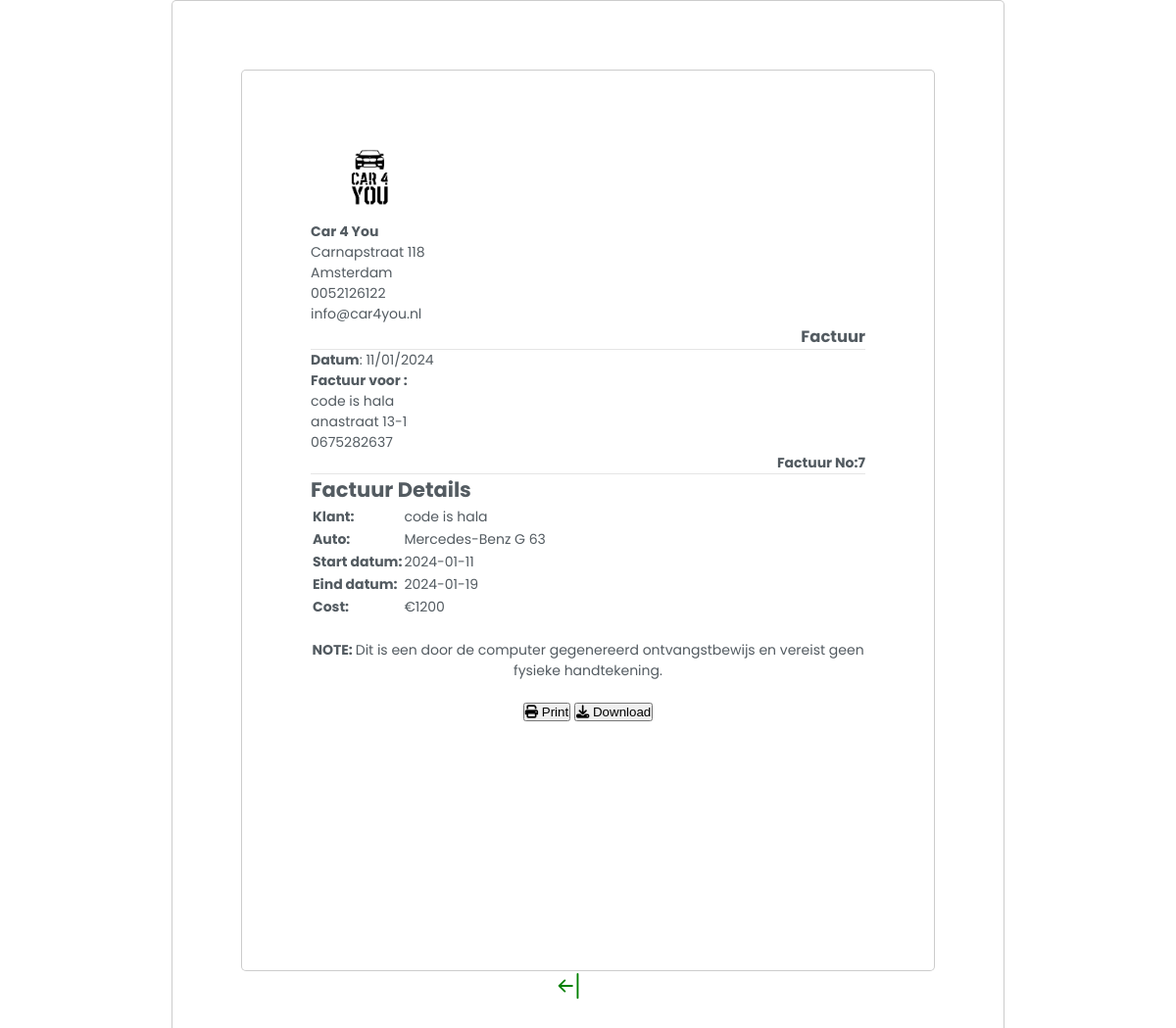
The app's page /factuur.php (signed in) with its own data.
### tables this page shows
CREATE TABLE `klanten` (
  `KlantID` int(11) NOT NULL,
  `Klant_naam` varchar(100) NOT NULL,
  `klant_achternaam` varchar(100) NOT NULL,
  `birthday` date NOT NULL,
  `Adres` varchar(255) NOT NULL,
  `Rijbewijsnummer` varchar(20) NOT NULL,
  `Telefoonnummer` varchar(15) DEFAULT NULL,
  `email` varchar(100) NOT NULL,
  `password` varchar(120) DEFAULT NULL,
  `AanmaakDatum` date NOT NULL DEFAULT current_timestamp()
);

CREATE TABLE `auto` (
  `AutoID` int(11) NOT NULL,
  `Name` varchar(200) NOT NULL,
  `Merk` varchar(50) NOT NULL,
  `Model` varchar(50) NOT NULL,
  `type` varchar(50) NOT NULL,
  `Jaar` date DEFAULT NULL,
  `Kenteken` varchar(20) NOT NULL,
  `kmafstand` int(11) NOT NULL,
  `Color` varchar(50) NOT NULL,
  `Transmissie` varchar(250) NOT NULL,
  `Brandstof` varchar(50) NOT NULL,
  `Prijs` int(11) NOT NULL,
  `imagename` varchar(200) NOT NULL
);

CREATE TABLE `verhuringen` (
  `VerhuurID` int(11) NOT NULL,
  `StartVerhuurdatum` date NOT NULL,
  `EindVerhuurdatum` date NOT NULL,
  `KlantID` int(11) NOT NULL,
  `AutoID` int(11) NOT NULL,
  `Kosten` int(11) NOT NULL
);

### db.php (called while the page is built, shortened)
<?php
class Database
{
    private $conn;
    public function __construct()
    {
        $this->host = 'localhost:3306';
        $this->user = 'root';
        $this->pass = '';
        $this->db = 'sui';
        $conn = "mysql:host=$this->host;dbname=$this->db";
        $this->conn = new PDO($conn, $this->user, $this->pass);
    }
    public function getUser($id = null)
    {
        $sql = 'SELECT * FROM klanten';
        $result = null;
        if ($id !== null) {
            $sql = 'SELECT * FROM klanten WHERE KlantID = :id';
            $stmt = $this->conn->prepare($sql);
            $stmt->bindParam(':id', $id, PDO::PARAM_INT);
            $stmt->execute();
            $result = $stmt->fetch(PDO::FETCH_ASSOC);
        } else {
            $stmt = $this->conn->query($sql);
            $result = $stmt->fetchAll(PDO::FETCH_ASSOC);
        }
        return $result;
    }
    public function gereserveerdeauto($klantID)
    {
        $sql = 'SELECT auto.* FROM verhuringen
        JOIN auto ON verhuringen.AutoID = auto.AutoID
        WHERE verhuringen.KlantID = :klantID';
        $stmt = $this->conn->prepare($sql);
        $stmt->bindParam(':klantID', $klantID, PDO::PARAM_INT);
        $stmt->execute();
        $result = $stmt->fetch(PDO::FETCH_ASSOC);
        return $result;
    }
    public function verhuring($id = null)
    {
        $sql = 'SELECT * FROM verhuringen';
        $result = null;
        if ($id !== null) {
            $sql = 'SELECT * FROM verhuringen WHERE KlantID = :id';
            $stmt = $this->conn->prepare($sql);
            $stmt->bindParam(':id', $id, PDO::PARAM_INT);
            $stmt->execute();
            $result = $stmt->fetch(PDO::FETCH_ASSOC);
        } else {
            $stmt = $this->conn->query($sql);
            $result = $stmt->fetchAll(PDO::FETCH_ASSOC);
        }
        return $result;
    }
}

### factuur.php (the view, shortened to what this page needs)
<?php
include('db.php');
$conn = new Database();
$klantID = $_SESSION['klantID'];
$verhuring = $conn->gereserveerdeauto($klantID);
if ($verhuring) {
    $autoName = $verhuring['Name'];
}
$data = $conn->verhuring($klantID);
if ($data) {
    $startVerhuurdatum = $data['StartVerhuurdatum'];
    $eindVerhuurdatum = $data['EindVerhuurdatum'];
    $kosten = $data['Kosten'];
}
$userData = $conn->getUser($klantID);
if ($userData) {
    $id = $userData['KlantID'];
    $klantNaam = $userData['Klant_naam'] . ' ' . $userData['klant_achternaam'];
    $adres = $userData['Adres'];
    $telefoon = $userData['Telefoonnummer'];
} else {
    $klantNaam = "Gebruiker";
}
$currentDate = date('d/m/Y');
?>
<!DOCTYPE html>
<html>
<head>
    <link rel="stylesheet" href="https://cdnjs.cloudflare.com/ajax/libs/font-awesome/6.2.1/css/all.min.css" />
    <link rel="stylesheet" href="./css/factuur.css">
</head>
<body>
    <div class="Factuur" id="print-area">
        <div class="Factuur">
            <div class="Factuur-container">
                <div class="Factuur-head">
                    <div class="Factuur-head-top">
                        <div class="img">
                            <img src="./img/logoCar.png">
                            <h4>Car 4 You</h4>
                            <p>Carnapstraat 118 Amsterdam</p>
                            <p>0052126122</p>
                            <p>info@car4you.nl</p>
                        </div>
                        <div class="Factuur-head-top-right text-end">
                            <h3>Factuur</h3>
                        </div>
                    </div>
                    <div class="hr"></div>
                    <div class="Factuur-head-middle">
                        <div class="invoice-head-middle-left text-start">
                            <p><span class="text-bold">Datum</span>: <?php echo $currentDate; ?> <br>
                            <h4>Factuur voor : </h4>
                            <p><?php echo $klantNaam; ?></p>
                            <p><?php echo $adres; ?></p>
                            <p>0<?php echo $telefoon; ?></p>
                            </p>
                        </div>
                        <div class="Factuur-head-middle-right text-end">
                            <p>
                                <spanf class="text-bold">Factuur No:</span><?php echo $id; ?>
                            </p>
                        </div>
                    </div>
                    <div class="hr"></div>
                    <div class="Factuur-head-bottom">
                        <div class="invoice-details">
                            <h2>Factuur Details</h2>
                            <table>
                                <tr>
                                    <td><span class="text-bold">Klant:</span></td>
                                    <td><?php echo $klantNaam; ?></td>
                                </tr>
                                <tr>
                                    <td><span class="text-bold">Auto:</span></td>
                                    <td><?php echo isset($autoName) ? $autoName : ""; ?></td>
                                </tr>
                                <tr>
                                    <td><span class="text-bold">Start datum:</span></td>
                                    <td><?php echo $startVerhuurdatum ?></td>
                                </tr>
                                <tr>
                                    <td><span class="text-bold">Eind datum:</span></td>
                                    <td><?php echo  $eindVerhuurdatum ?></td>
                                </tr>
                                <tr>
                                    <td><span class="text-bold">Cost:</span></td>
                                    <td>€<?php echo isset($kosten) ? $kosten : ""; ?></td>
                                </tr>
                            </table>
                        </div>
                        <br>
                    </div>
                </div>
            </div>
            <div class="Factuur-foot text-center">
                <p><span class="text-bold text-center">NOTE:&nbsp;</span>Dit is een door de computer gegenereerd ontvangstbewijs en vereist geen fysieke handtekening.</p> <br>
                <div class="Factuur-btns">
                    <button type="button" class="Factuur-btn" onclick="printFactuur()">
                        <span>
                            <i class="fa-solid fa-print"></i>
                        </span>
                        <span>Print</span>
                    </button>
                    <button type="button" class="Factuur-btn" id="downloadBtn">
            <span>
                <i class="fa-solid fa-download"></i>
            </span>
            <span>Download</span>
        </button>
    </div>
            </div>
        </div>
        <a href="klant_panel.php"></a>
</body>
</html>

### css/factuur.css (style rules this page uses)
*, *::after, *::before { padding: 0; margin: 0; box-sizing: border-box; }
.img { width: 120px; }
:root { --blue-color: #0c2f54; --dark-color: #535b61; --white-color: #fff; }
.text-end { text-align: right; }
.text-center { text-align: center; }
.text-start { text-align: left; }
.text-bold { font-weight: 700; }
.hr { height: 1px; background-color: rgba(0, 0, 0, 0.1); }
body { font-family: 'Poppins', sans-serif; color: var(--dark-color); font-size: 14px; }
.Factuur { max-width: 850px; margin-right: auto; margin-left: auto; background-color: var(--white-color); padding: 70px; border: 1px solid rgba(0, 0, 0, 0.2); border-radius: 5px; min-height: 920px; }
img { width: 120px; }

### records on screen
klanten: klantNaam "code is hala", Adres "anastraat 13-1", Telefoonnummer "675282637", KlantID "7"
auto: Name "Mercedes-Benz G 63"
verhuringen: StartVerhuurdatum "2024-01-11", EindVerhuurdatum "2024-01-19", Kosten "1200"

### other values on screen
$currentDate "11/01/2024"
